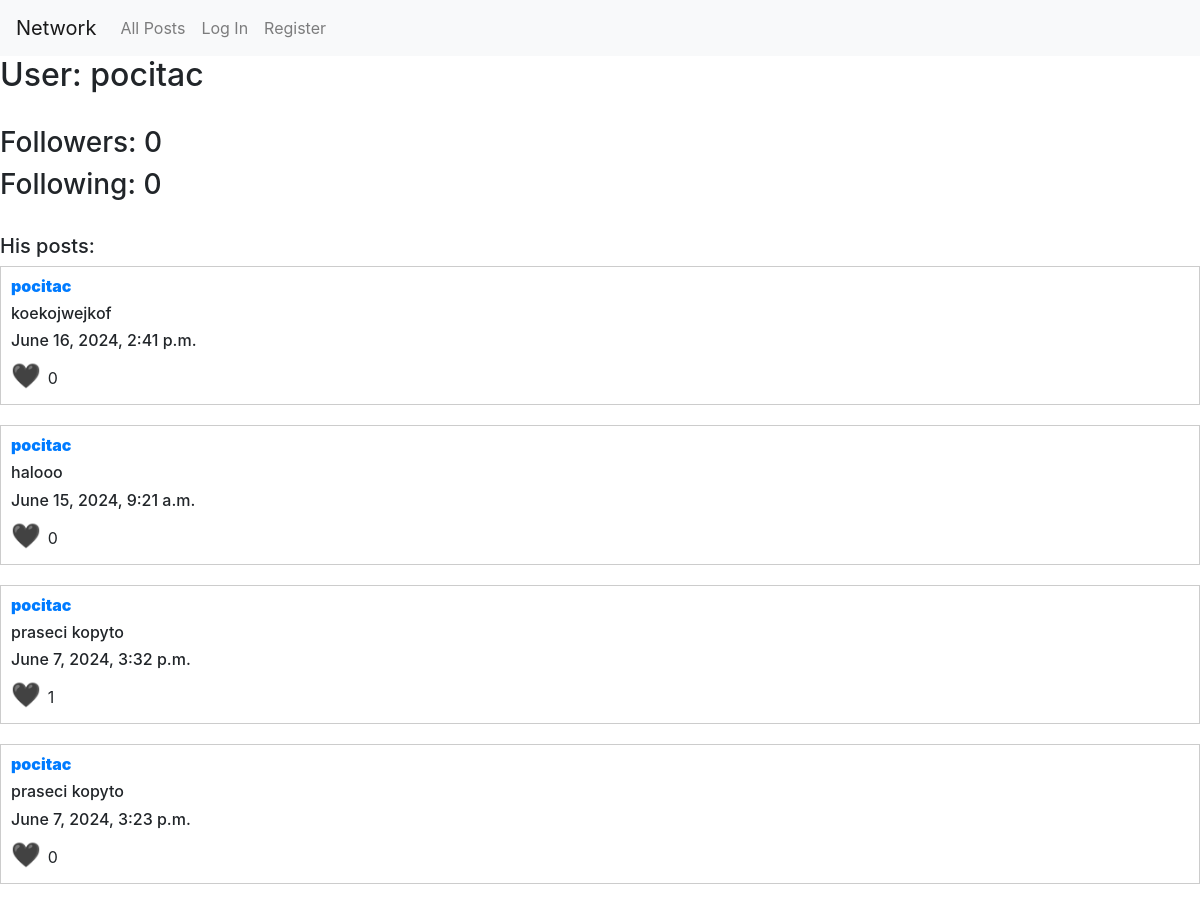
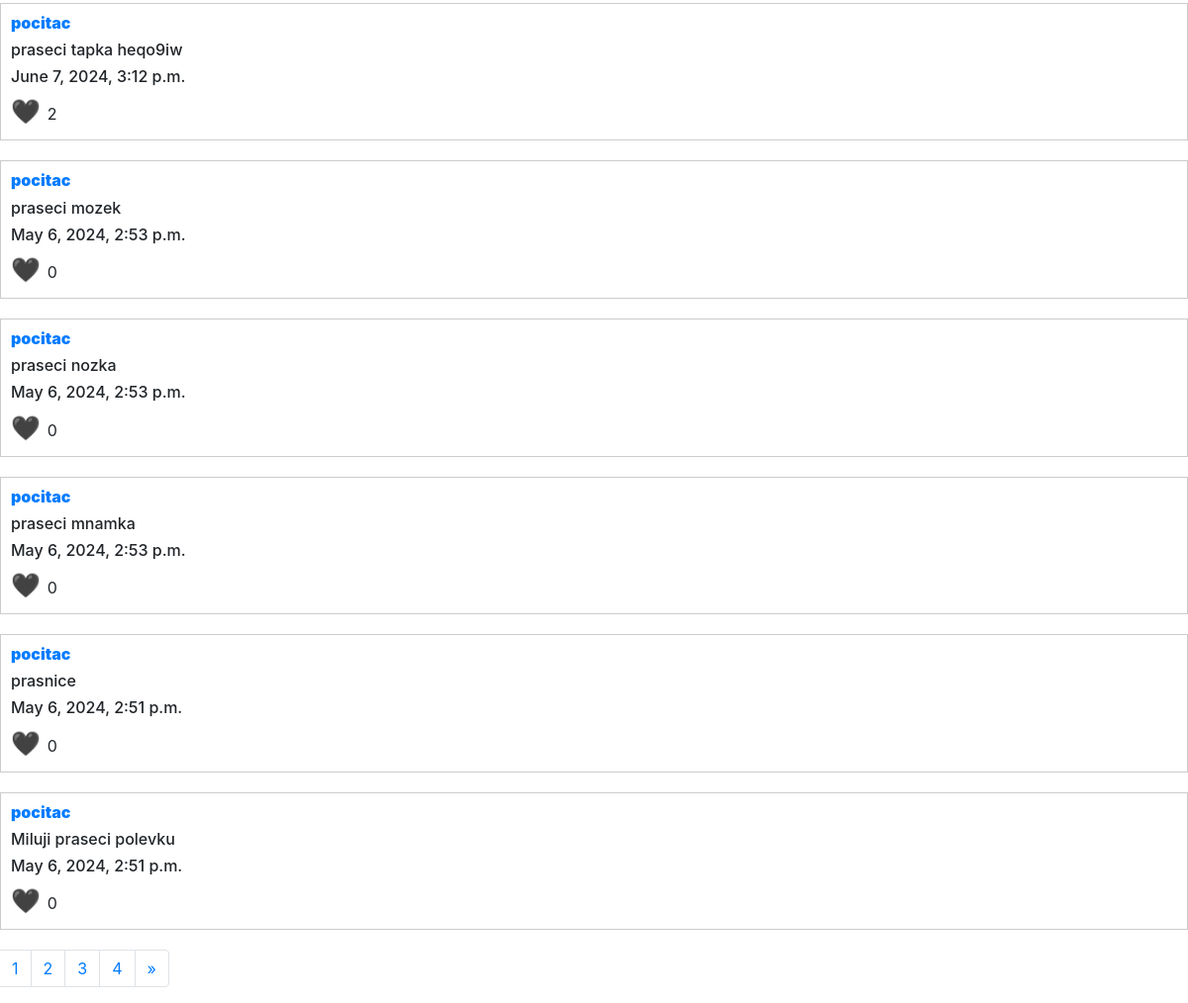
The app's page /profile/pocitac with its own data (2 pictures, top to bottom).
### network/models.py (models this page shows)
class User(AbstractUser):
    followers = models.ManyToManyField("self", symmetrical=False)

class Post(models.Model):
    id = models.IntegerField(primary_key=True)
    date = models.DateTimeField(auto_now=True)
    information = models.CharField(max_length=1024)
    author = models.ForeignKey(User, on_delete=models.CASCADE, related_name="posts")
    likes = models.ManyToManyField(User)

### network/views.py (the view)
def profile(request,author):
    posts = Post.objects.filter(author__username=author).order_by('-date')
    user_all = User.objects.get(username=author)
    paginator = Paginator(posts, 10)
    page_number = request.GET.get("page", 1)
    page_obj = paginator.get_page(page_number)
    list_stranek = [i for i in range(1, paginator.num_pages+1)]
    return render (request, "network/profile.html", {
        "posts": page_obj,
        "username_1":author,
        "user_all":user_all,
        "pages":list_stranek
        })

### network/templates/network/profile.html (shortened to what this page needs)
{% extends "network/all_posts.html" %}
{% block all_posts %}
<h2>User: {{username_1}}</h2>
<br>
<h3>Followers: {{user_all.followers.all.count}}</h3>
<h3>Following: {{user_all.user_set.all.count}}</h3>
<br>
<h5>His posts:</h5>
{% endblock %}
{% block pagination %}
<nav aria-label="Page navigation example">
    <ul class="pagination">
      {% for page_number in pages %}
      <li class="page-item"><a class="page-link" href="{% url 'profile' username_1 %}?page={{page_number }}">{{page_number}}</a></li>
      {% endfor %}
      <li class="page-item">
        {% if posts.has_next %}
            <a class="page-link" href="{% url 'profile' username_1 %}?page={{ posts.next_page_number }}" aria-label="Next">
            <span aria-hidden="true">&raquo;</span>
        {% endif %}
        </a>
      </li>
    </ul>
  </nav>
{% endblock %}

### network/templates/network/all_posts.html (shortened to what this page needs)
{% extends "network/layout.html" %}
{% block body %}
{%  block all_posts %}
{% endblock %}
{% for post in posts %}
<div class="post">
    <h6 class="author">
        <a href="{% url 'profile' post.author %}"><strong class = "post_author">{{ post.author}}</strong></a>
    </h6>
    <div id="read_div_{{post.id}}" style="display: block;">
        <h6 id="h6_post_information{{post.id}}" class ="post_information">{{post.information}}</h6>
        <h6>{{post.date}}</h6>
    </div>
    <span data-post-id="{{post.id}}" class="heart" onclick="likes(this)">
        {% if not user in post.likes.all %}
            🖤
        {% else %}
            ❤️
        {% endif %}
        </span>
    <span class = "likes" id="likes-{{post.id}}">{{post.likes.all|length}}</span>
</div>
{%endfor%}
{% block pagination %}
{% endblock %}
{% endblock %}

### network/static/network/styles.css (style rules this page uses)
.post { border: 1px solid #ccc; padding: 10px; margin-bottom: 20px; }
.author { font-weight: bold; }
.heart { cursor: pointer; font-size: 24px; color: red; }

### records on screen
User: username "pocitac", followers.all.count "0", user_set.all.count "0"
Post: author "pocitac", information "koekojwejkof", date "June 16, 2024, 2:41 p.m.", likes.all|length "0"
Post: author "pocitac", information "halooo", date "June 15, 2024, 9:21 a.m.", likes.all|length "0"
Post: author "pocitac", information "praseci kopyto", date "June 7, 2024, 3:32 p.m.", likes.all|length "1"
Post: author "pocitac", information "praseci kopyto", date "June 7, 2024, 3:23 p.m.", likes.all|length "0"
Post: author "pocitac", information "praseci tapka heqo9iw", date "June 7, 2024, 3:12 p.m.", likes.all|length "2"
Post: author "pocitac", information "praseci mozek", date "May 6, 2024, 2:53 p.m.", likes.all|length "0"
Post: author "pocitac", information "praseci nozka", date "May 6, 2024, 2:53 p.m.", likes.all|length "0"
Post: author "pocitac", information "praseci mnamka", date "May 6, 2024, 2:53 p.m.", likes.all|length "0"
Post: author "pocitac", information "prasnice", date "May 6, 2024, 2:51 p.m.", likes.all|length "0"
Post: author "pocitac", information "Miluji praseci polevku", date "May 6, 2024, 2:51 p.m.", likes.all|length "0"

### other values on screen
{{ page_number }} "1" "2" "3" "4"
